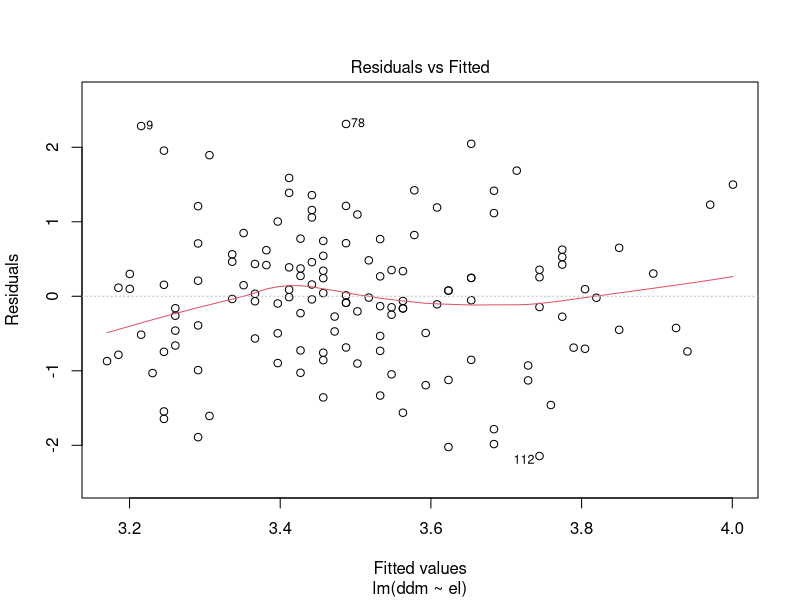
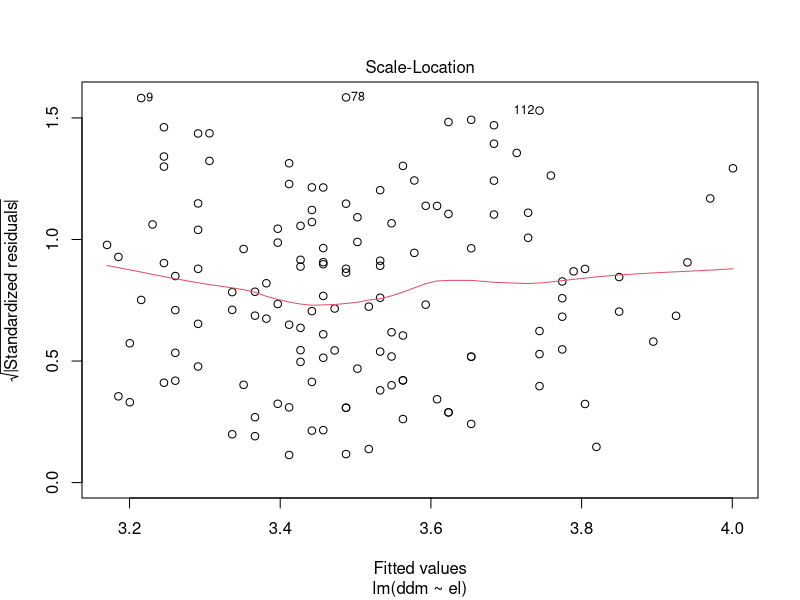
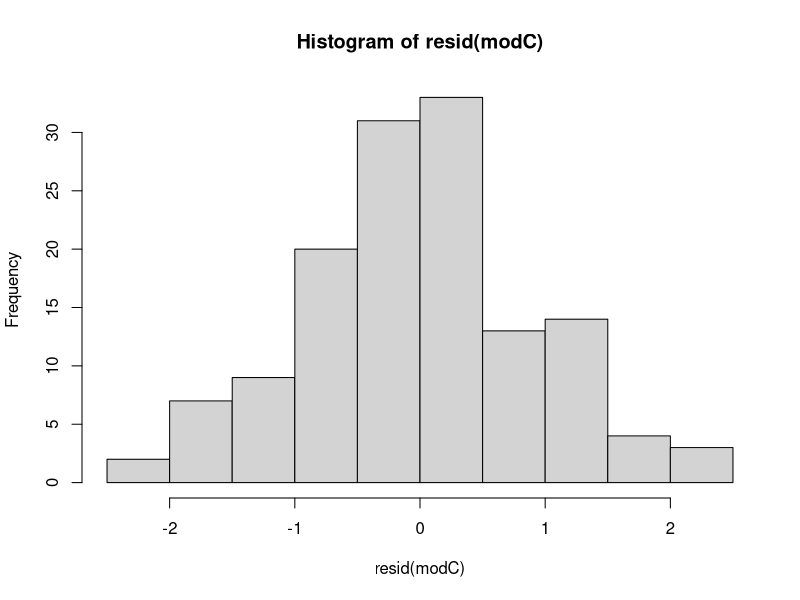

Generate these figures, in order, with R: (Note: this script raises an error after producing the figures.)
library(knitr)
options_guide <- data.frame(
  Einstellung = c("Font Size", "Theme", "Rainbow Parentheses", "Indentation Guidelines"),
  Änderung = c("Tools>Global Options>Appearance>Font Size","Tools>Global Options>Appearance>Theme", "Tools>Global Options>Code>Display>Syntax>Use Rainbow Parentheses", "Tools>Global Options>Code>Display>General>Indentation Guidelines"),
  Beschreibung = c("Anpassen der Schriftgröße", "Themes beeinflussen Hintergrund- und Schriftfarbe. Idealerweise sollte ein Theme gewählt werden, welches hilft, die Syntax besser zu überblicken.", "Zusammengehörige Klammern erhalten dieselbe Farbe. Hilft bei der Übersichtlichkeit.", "Die eingerückte Fläche wird farbig markiert. Hilft beim Überblick.")
)
kable(options_guide)

(34+47+23+90+23+45+89+98)/8
mean(c(34,47,23,90,23,45,89,98))

mw <- mean(c(34,47,23,90,23,45,89,98))
mw

mw <- c(34,47,23,90,23,45,89,98) |> mean()
mw

ls()

rm(list = ls())

library(knitr)
data2 <- data.frame(
  Abschnitt = c("Description", "Usage", "Arguments", "Details", "Values","See also", "Examples"),
  Inhalt = c("Beschreibung der Funktion","Zeigt die Arguente an, die die Funktion entgegennimmt. Argumente auf die ein = folgt haben Standardeinstellungen und müssen nicht jedes mal aufs Neue definiert werden, Argumente ohne = jedoch schon.", "Liste der Argumente mit Beschreibung", "Zusatzinformationen zur Funktion","Übersicht über die möglichen Ergebnisinhalte der Funktion", "Ähnliche Funktionen", "Praxisbeispiel, Funktion wird angewendet")
)
kable(data2)

# 
# getwd()

# 
# setwd("/Users/luca/Desktop/rworkshop2025")
# 

# setwd("C:/Users/luca/workshop2025")

# data_raw <- read.csv(
#   file = "data_raw.csv", # Filename
#   na.strings = c("", "NA", "-9"), # -9 als fehlender Wert kodieren
#   header = TRUE, # Header für Spaltennamen
#   sep = ";" # Semikolon als Separator
#   )

data_raw <- read.csv(
  file = "data_raw.csv", # Filename
  na.strings = c("", "NA", "-9"), # -9 als fehlender Wert kodieren
  header = TRUE, # Header für Spaltennamen
  sep = ";" # Semikolon als Separator
  )


class(data_raw) # Klasse des Objekts
dim(data_raw) # Dimensionen des Datensatzes (Zeilen + Spalten)
head(data_raw, n = 1) # ersten Zeilen ausgeben
tail(data_raw, n = 1) # letzten Zeilen ausgeben
str(data_raw, vec.len = 2) # Struktur des Datensatzes


# install.packages("dplyr") # Nur einmalig nötig
library(dplyr)
glimpse(data_raw)

colnames(data_raw) # Spaltennamen des Datensatzes

# View(data_raw) # Datensatz in einem neuen Fenster anzeigen

head(data_raw[1, ])                      # erste Zeile, alle Spalten  
head(data_raw[, 1])                     # alle Zeilen, erste Spalte (als Vektor)  
head(data_raw[, 1, drop = FALSE])        # alle Zeilen, erste Spalte (als data.frame)  
head(data_raw[, "CASE", drop = FALSE])   # alle Zeilen, Spalte mit Namen "CASE" (als data.frame)  
data_raw[1, 1]                     # erste Zeile, erste Spalte  
data_raw[1:5, 1:3]                 # erste 5 Zeilen, erste 3 Spalten


head(data_raw$CASE)       # Zugriff über den $-Operator (direkt als Vektor)  
head(data_raw[["CASE"]])  # Zugriff als Vektor, dynamisch über Spaltennamen  
head(data_raw[,"CASE"])    # Zugriff als Data Frame


data_raw <- data_raw[-1, ] # erste Zeile entfernen
head(data_raw)



nrow(data_raw)
nrow(data_raw[-c(1:133), ]) # Zeilen 1 bis 113 entfernen


class(data_raw$TIME_SUM) # Klasse der Spalte TIME_SUM
mean(data_raw$TIME_SUM)

data_raw$TIME_SUM <- as.numeric(data_raw$TIME_SUM) 

colnames(data_raw)

vec_chr <- c("QUESTNNR", "MODE", "STARTED", "LASTDATA")

data_raw[, -match(vec_chr, colnames(data_raw))] <- lapply(
  X = data_raw[, -match(vec_chr, colnames(data_raw))], 
  FUN = as.numeric
  )


head(data_raw$STARTED)

data_raw[, c("STARTED", "LASTDATA")] <- lapply(
  X = data_raw[, c("STARTED", "LASTDATA")],
  FUN = as.POSIXct
)

class(data_raw$STARTED)
head(data_raw$STARTED)


# Geschlecht (Männlich = 1, Weiblich = 2, Divers = 3)
head(data_raw$WMD, n = 10)
data_raw$WMD <- factor(
  x = data_raw$WMD, 
  levels = c(1, 2, 3),
  labels = c("w", "m", "d")
  )


# ET: Entscheidung (1 = ja, 2 = nein)
# FK: Direkter Vorgesetzter (1 = ja, 2 = nein)

data_raw$EN <- factor(
  x = data_raw$EN, 
  levels = c(1, 2),
  labels = c("ja", "nein")
  )

data_raw$FK <- factor(
  x = data_raw$FK, 
  levels = c(1, 2),
  labels = c("ja", "nein")
  )



vec_nms <- c(
  "CASE", "STARTED", 
  paste0("DDM_AV_", 1:5), paste0("DDM_AP_", 1:5), "DDM_SI", 
  sprintf("EL_%02d", 1:14), paste0("PE_ME", 1:3), paste0("PE_CO", 1:3), 
  paste0("PE_SD", 1:3), "K", paste0("PE_IM", 1:3), 
  "ET", "AZ", "EN", "FK", "ALT", "WMD", "LASTDATA", "TIME_SUM"
  )
  

data_sub <- data_raw[, match(vec_nms, colnames(data_raw)) ]


data_sub <- subset(data_raw, select = vec_nms)

dim(data_raw)
dim(data_sub)


colnames(data_sub) <- tolower(colnames(data_sub))
colnames(data_sub)[c(37, 41:46)]
names(data_sub)[c(37, 41:46)] <- c("kontroll", "erwerb", "arbeit_std", "vorgesetzt", "entscheidung", "alter", "geschlecht")
colnames(data_sub)


# Falls nötig, das Paket installieren
# install.packages("knitr")

library(knitr)

log_ops <- data.frame(
  Operator = c("&", "|", "!", "&&", "||", "==", "!=", "<", "<=", ">", ">="),
  Bedeutung = c(
    "Elementweises UND",
    "Elementweises ODER",
    "Negation / NICHT",
    "Kurzes UND (erstes Element)",
    "Kurzes ODER (erstes Element)",
    "Gleich",
    "Ungleich",
    "Kleiner",
    "Kleiner oder gleich",
    "Größer",
    "Größer oder gleich"
  ),
  Beispiel = c(
    "c(TRUE,FALSE,TRUE) & c(TRUE,TRUE,FALSE)",
    "c(TRUE,FALSE,TRUE) | c(FALSE,TRUE,FALSE)",
    "!c(TRUE,FALSE)",
    "TRUE && FALSE",
    "TRUE || FALSE",
    "5 == 5",
    "5 != 3",
    "3 < 5",
    "3 <= 3",
    "5 > 3",
    "5 >= 5"
  ),
  Ergebnis = c(
    "TRUE FALSE FALSE",
    "TRUE TRUE TRUE",
    "FALSE TRUE",
    "FALSE",
    "TRUE",
    "TRUE",
    "TRUE",
    "TRUE",
    "TRUE",
    "TRUE",
    "TRUE"
  )
)

kable(log_ops, caption = "Übersicht der logischen Operatoren in R")


with(data_sub, table(time_sum < 60))

data_sub1 <- subset(data_sub, subset = time_sum >= 60) 

nrow(data_sub)
nrow(data_sub1)

table(data_sub1$kontroll, useNA = "always")

sum(data_sub1$kontroll != 1, na.rm = TRUE) # 21 Personen müssen ausgeschlossen werden

data_sub2 <- subset(data_sub1, subset = (kontroll == 1))
nrow(data_sub1)
nrow(data_sub2)

labels_erwerb <- c("ja", "nein_teilzeit", "nein")
data_sub2$erwerb <- factor(data_sub2$erwerb, levels = c(1, 2, 3), labels = labels_erwerb)

table(data_sub2$erwerb, useNA = "always")

data_sub3 <- subset(data_sub2, subset = erwerb == "ja")

min(data_sub3$alter, na.rm = TRUE) 
any(data_sub3$alter < 18) # Alternative

table(data_sub3$vorgesetzt, useNA = "always")
data_sub4 <- subset(data_sub3, subset = vorgesetzt == "ja")

nrow(data_raw)
nrow(data_sub4)



max_value <- 7
data_sub4$el_05i <- (max_value + 1) - data_sub4$el_05


data_sub4$ddm_ap_1i <- (max_value + 1) - data_sub4$ddm_ap_1
data_sub4$ddm_ap_2i <- (max_value + 1) - data_sub4$ddm_ap_2
data_sub4$ddm_ap_3i <- (max_value + 1) - data_sub4$ddm_ap_3
data_sub4$ddm_ap_4i <- (max_value + 1) - data_sub4$ddm_ap_4
data_sub4$ddm_ap_5i <- (max_value + 1) - data_sub4$ddm_ap_5


# 
# inv_item <- c("el_05", "ddm_ap_1", "ddm_ap_2", "ddm_ap_3", "ddm_ap_4", "ddm_ap_5")
# 
# paste0(inv_item, "i")
# 
# data_sub4[paste0(inv_item, "i")] <- lapply(X = data_sub4[inv_item], FUN = function(x) max_value - x)
# 

# Empowering Leadership (el)

c(sprintf("el_%02d", 1:4), "el_05i", sprintf("el_%02d", 6:14))

data_sub4$el <- rowMeans(data_sub4[, c(sprintf("el_%02d", 1:4), "el_05i", sprintf("el_%02d", 6:14))])

head(data_sub4$el)


grep(pattern = "^pe", x = names(data_sub4), value = TRUE)
data_sub4$pe <- rowMeans(data_sub4[, grep("^pe", names(data_sub4), value = TRUE)])
head(data_sub4$pe)


c(paste0("ddm_av_", 1:5), paste0("ddm_ap_", 1:5, "i")) 

data_sub4$ddm <- rowMeans(data_sub4[, c(paste0("ddm_av_", 1:5), paste0("ddm_ap_", 1:5, "i"))])
head(data_sub4$ddm)

data_analysis <- data_sub4

row.names(data_analysis) <- NULL #Zeilennummern zurücksetzen da diese nicht durchgängig sind nachdem wir welche entfernt haben

# install.packages("psych") 
library(psych)
psych::describe(data_analysis["alter"]) 

psych::describe(data_analysis[c("el", "pe", "ddm")]) 

scales_by_gender <- psych::describeBy(data_analysis[c("el", "pe", "ddm")], group = data_analysis$geschlecht)

print(scales_by_gender, digits = 2)


# describeBy(alter ~ geschlecht, data = data_analysis)

round(cor(data_analysis[c("el", "pe", "ddm")]), 3)

round(cor(data_analysis[c("el", "pe", "ddm")], method = "spearman"), 3)

table(data_analysis$geschlecht)

prop.table(table(data_analysis$geschlecht))

with(data_analysis, table(geschlecht, entscheidung))

x <- data_analysis$ddm
std <- sd(x)
m <- mean(x)
cv <- std / m

na.rm <- FALSE

calc_cv <- function(x, na.rm = FALSE) {
  std <- sd(x, na.rm = na.rm)
  m <- mean(x, na.rm = na.rm)
  cv <- std / m
  return(cv)
}


mean_ci <- function(x, conf = 0.95, na.rm = FALSE, digits = 2) {
  if (na.rm) x <- x[!is.na(x)]
  n <- length(x)
  m <- mean(x)
  s <- sd(x)
  se <- s / sqrt(n)
  alpha <- 1 - conf
  t_crit <- qt(1 - alpha / 2, df = n - 1)
  lower <- m - t_crit * se
  upper <- m + t_crit * se
  # Rundung auf gewünschte Anzahl Nachkommastellen
  result <- round(c(lower = lower, mean = m, upper = upper), digits = digits)
  return(result)
}

# Beispielaufruf
mean_ci(data_analysis$ddm)



# Hypothese 1 - Pfad C
modC <- lm(ddm ~ el, data_analysis)

summary(modC)

plot(modC, which = 1)

plot(modC, which = 3)

# install.packages("car")
library(car)
car::ncvTest(modC)

resid(modC) |> hist()

car::qqPlot(modC)

resid(modC) |> shapiro.test() # nicht signifikant

car::scatterplot(ddm ~ el, data_analysis)

car::residualPlots(modC)

InfPlotC <- influencePlot(modC)

# Die Zeilennummer der auffälligen Personen abspeichern
IDsC <- as.numeric(row.names(InfPlotC))

data_analysis[IDsC, c(sprintf("el_%02d", 1:4), "el_05i", sprintf("el_%02d", 6:14), paste0("ddm_av_", 1:5), paste0("ddm_ap_", 1:5, "i"), "erwerb", "arbeit_std", "vorgesetzt", "entscheidung", "alter", "geschlecht", "time_sum")]

modA <- lm(pe ~ el, data_analysis)

summary(modA)

plot(modA, which = 1)

plot(modA, which = 3)

car::ncvTest(modA)

# install.packages("sandwich")
library(sandwich)

se_corrected <- sandwich::vcovHC(modA)

# install.packages("lmtest")
library(lmtest)

lmtest::coeftest(modA, vcov. = se_corrected)

resid(modA) |> hist()

car::qqPlot(modA)

scatterplot(pe ~ el, data_analysis)

residualPlots(modA)

# Modell aufstellen
mod_pe_ddm <- lm(ddm ~ pe, data_analysis)
summary(mod_pe_ddm)

# Homoskedastizität
plot(mod_pe_ddm, which = 1) # lässt eine Verletzung vermuten

plot(mod_pe_ddm, which = 3) # rote Linie nicht wirklich horizontal

car::ncvTest(mod_pe_ddm) # bestätigt die Vermutung das eine Verletzung vorliegt


# Normalverteilung
resid(mod_pe_ddm) |> hist()

car::qqPlot(mod_pe_ddm) # sieht ok aus

# Bonus: Modell mit robusten Standardfehlern (HC3) rechnen
lmtest::coeftest(mod_pe_ddm, vcov. = sandwich::vcovHC(mod_pe_ddm))

# Schritt 1
boot_data <- data_analysis[sample(1:nrow(data_analysis), nrow(data_analysis), replace = TRUE), ]

# Schritt 2
boot_mod <- lm(ddm ~ pe, boot_data)

# Schritt 3
coef(boot_mod)["pe"]

booting <- function(data){
  
  # Schritt 1
  boot_data <- data_analysis[sample(1:nrow(data), size =
                                      nrow(data), replace =
                                      TRUE), ]

  # Schritt 2
  boot_mod <- lm(ddm ~ pe, boot_data)

  # Schritt 3
  return(coef(boot_mod)["pe"])
  
}

# Schritt 4
set.seed(12345) # damit wir alle das gleiche Ergebnis produzieren
boot_beta_pe <- replicate(n = 1000, booting(data_analysis))

# Schritt 5
mean(boot_beta_pe)

# Schritt 6
sd(boot_beta_pe)

quantile(boot_beta_pe, c(0.025, 0.975))

modBC <- lm(ddm ~ pe + el, data_analysis)

summary(modBC)

# Homoskedastizität
plot(modBC, which = 3) # starke Abweichungen zu erkennen

car::ncvTest(modBC) # signifikant --> Voraussetzung verletzt

# Normalverteilung
resid(modBC) |> hist()

car::qqPlot(modBC) # unproblematisch

# Linearität
car::residualPlots(modBC) # pe geht in Richtung eines quadratischen Effekts jedoch nicht signifikant

set.seed(12345)
psych::mediate(ddm ~ el + (pe), data = data_analysis) |> summary()
